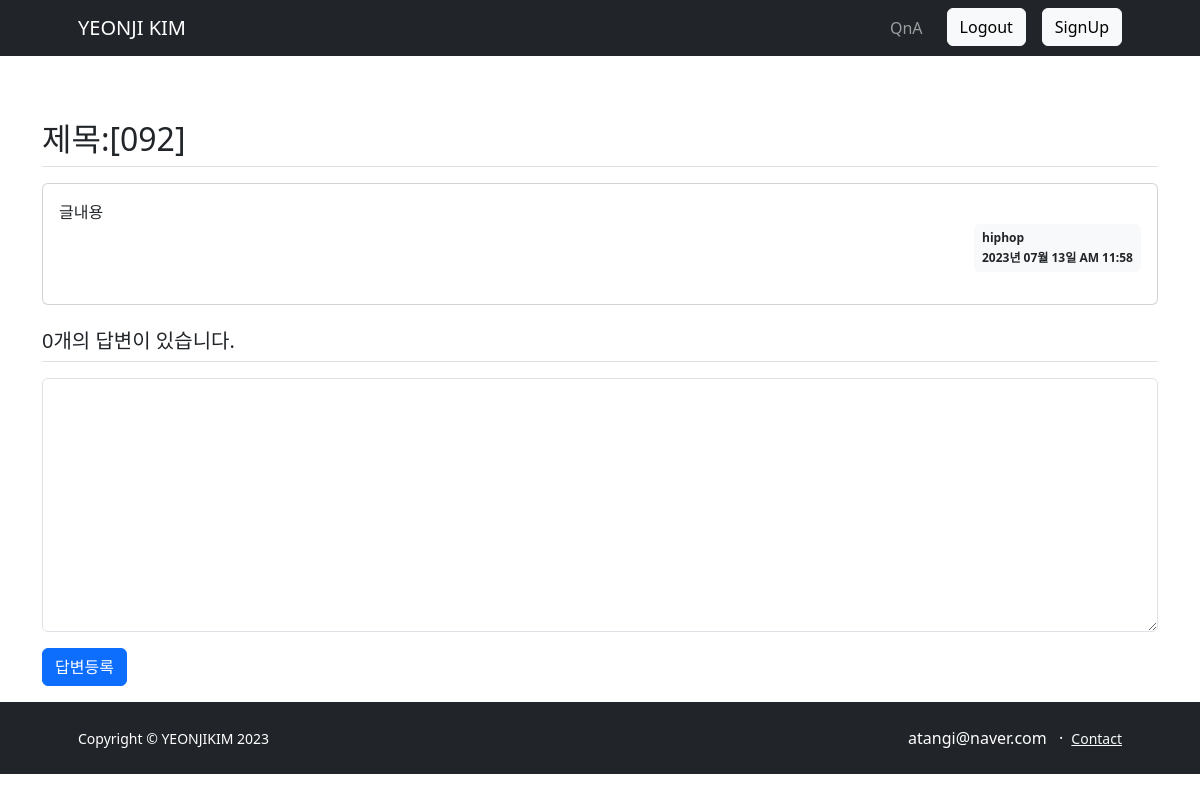
The app's page /question/detail/101/ (signed in), older data.
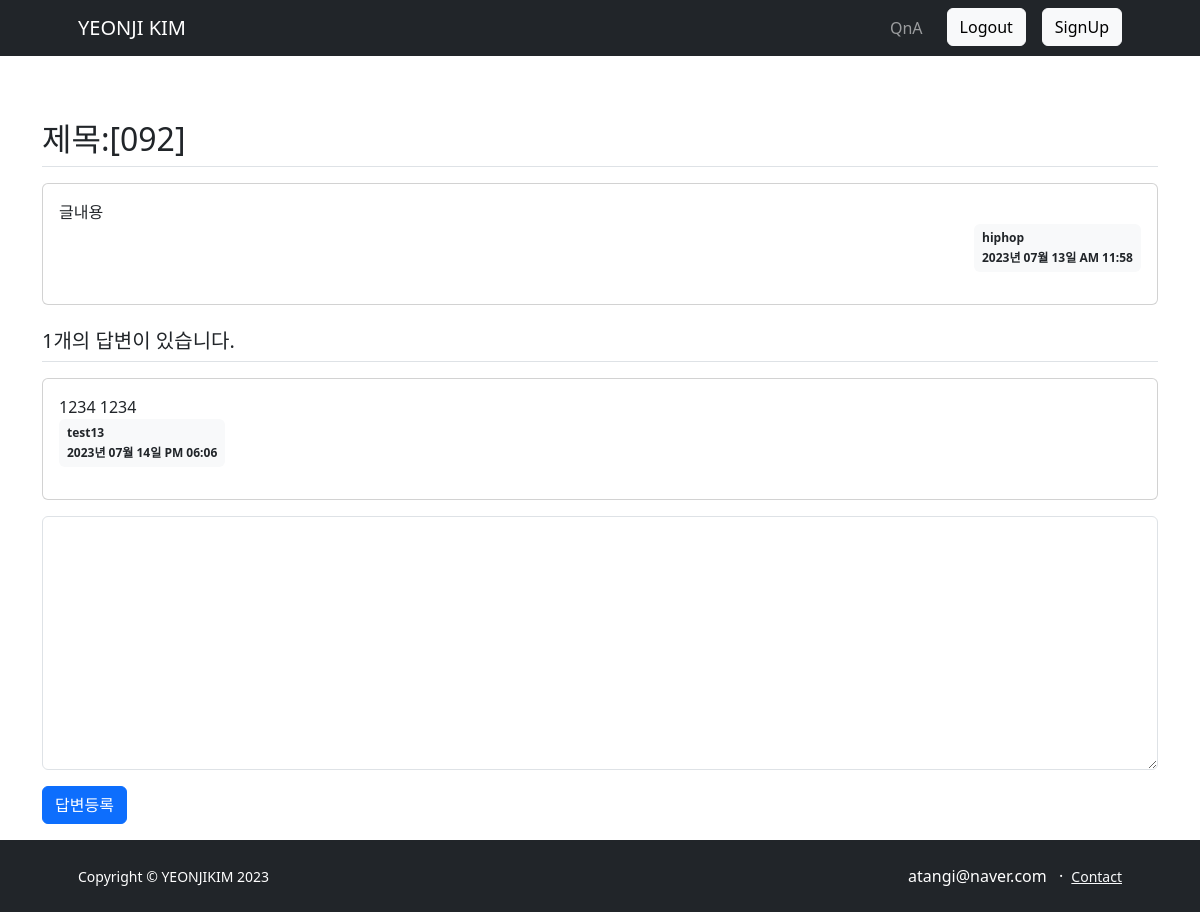
The same page, newer data.
### app/models.py (models this page shows)
class Question(db.Model):
    id = db.Column(db.Integer, primary_key=True)
    subject = db.Column(db.String(200), nullable=False)
    content = db.Column(db.Text(), nullable=False)
    create_date = db.Column(db.DateTime(), nullable=False)
    user_id = db.Column(db.Integer, db.ForeignKey('user.id', ondelete="CASCADE"), nullable=False)
    user = db.relationship('User', backref=db.backref('question_set'))

class User(db.Model):
    id =db.Column(db.Integer, primary_key=True)
    username = db.Column(db.String(50), unique=True, nullable=False)
    password = db.Column(db.String(50), nullable=False)
    email = db.Column(db.String(100), unique=True, nullable=False)

class Answer(db.Model):
    id = db.Column(db.Integer, primary_key=True)
    content = db.Column(db.Text(), nullable=False)
    create_date = db.Column(db.DateTime(), nullable=False)
    question_id = db.Column(db.Integer, db.ForeignKey('question.id', ondelete='CASCADE'))
    question = db.relationship('Question', backref=db.backref('answer_set'))
    user_id = db.Column(db.Integer, db.ForeignKey('user.id', ondelete="CASCADE"), nullable=False)
    user = db.relationship('User', backref=db.backref('answer_set'))

### app/views/question_views.py (the view)
@question.route('/detail/<int:question_id>/')
def detail(question_id):
    form = AnswerForm()
    question = Question.query.get_or_404(question_id)
    return render_template('question/question_detail.html', question=question, form=form)

### app/forms.py
class AnswerForm(FlaskForm):
    content = TextAreaField('답변 내용', validators=[DataRequired()])

### app/filter.py (called while the page is built)
def format_datetime(value, fmt='%Y년 %m월 %d일 %p %I:%M'):
    return value.strftime(fmt)

### app/views/auth_views.py (called while the page is built)
@auth.before_app_request
def load_logged_in_user():
    user_id = session.get('user_id')
    if user_id is None:
        g.user = None
    else:
        g.user = User.query.get(user_id)

### app/templates/question/question_detail.html (shortened to what this page needs)
{% extends 'base.html' %}
{% block content %}
<div class="container my-3">
    <h2 class="border-bottom py-2">{{ question.subject }}</h2>
    <div class="card my-3">
        <div class="card-body">
            <div class="card-text" style="white-space: pre-line;">{{ question.content }}</div>
            <div class="d-flex justify-content-end">
            <div class="badge bg-light text-dark p-2 text-start">
                <div class="mb-2">{{ question.user.username }}</div>
                <div>{{ question.create_date|date_time }}</div>
            </div>
        </div>
        </div>
    </div>
    <h5 class="border-bottom my-3 py-2">{{ question.answer_set|length }}개의 답변이 있습니다.</h5>
    {% for answer in question.answer_set %}
    <div class="card my-3">
        <div class="card-body">
            <div class="card-text" style="white-space: pre-line;">{{ answer.content }}</div>
                <div class="badge bg-light text-dark p-2 text-start">
                    <div class="mb-2">{{ answer.user.username }}</div>
                    <div>{{ answer.create_date|date_time }}</div>
            </div>
        </div>
    </div>
    {% endfor %}
    <form action="{{ url_for('answer.create', question_id=question.id) }}" method="post" class="my-3">
        <div class="mb-3">
            <textarea {% if not g.user %}disabled{% endif %} name="content" id="content" class="form-control" rows="10"></textarea>
        </div>
        <input type="submit" value="답변등록" class="btn btn-primary">
    </form>
</div>
{% endblock %}

### app/templates/base.html (shortened to what this page needs)
<!DOCTYPE html>
<html lang="en">
<head>
    <link href="https://cdn.jsdelivr.net/npm/bootstrap@5.3.0/dist/css/bootstrap.min.css" rel="stylesheet">
</head>
<body>
<div id="header" class="py-5">
    {% include 'navbar.html' %}
</div>
{% block content %}{% endblock %}
<div id="footer" class="bg-dark py-4 mt-auto">
    <div class="container px-5">
        <div class="row align-items-center justify-content-between flex-column flex-sm-row">
            <div class="col-auto"><div class="small m-0 text-white">Copyright &copy; YEONJIKIM 2023</div></div>
            <div class="col-auto">
                <span class="text-white mx-1">atangi@naver.com</span>
                <span class="text-white mx-1">&middot;</span>
                <a class="link-light small" href="mailto:atangi@naver.com">Contact</a>
            </div>
        </div>
    </div>
</div>
</body>
</html>

### app/templates/navbar.html (shortened to what this page needs)
<nav class="navbar navbar-expand-lg navbar-dark bg-dark sticky-top">
    <div class="container px-5">
        <a class="navbar-brand" href=" {{ url_for('basic.index') }}">YEONJI KIM</a>
        <div class="collapse navbar-collapse" id="navbarSupportedContent">
            <ul class="navbar-nav ms-auto mb-2 mb-lg-0 grid gap-2 column-gap-3">
                <li class="nav-item"><a class="nav-link" href=" {{ url_for('question._list') }} ">QnA</a></li>
                {% if g.user %}
                <li class="nav-item"><a class="btn btn-light" href="{{ url_for('auth.logout')}}" role="button">Logout</a></li>
                {% else %}
                <li class="nav-item"><a class="btn btn-light" href="{{ url_for('auth.login')}}" role="button">Login</a></li>
                {% endif %}
                <li class="nav-item"><a class="btn btn-light" href="{{ url_for('auth.signup')}}" role="button">SignUp</a></li>
            </ul>
        </div>
    </div>
</nav>

### app/templates/base.html (style rules this page uses)
.navbar { overflow: hidden; background-color: #333; position: fixed; top: 0; width: 100%; }

Row changes from the older to the newer data that the page shows:
added Answer: content "1234 1234", user.username "test13", create_date "2023년 07월 14일 PM 06:06"
Text that changed along with them:
{{ question.answer_set|length }}: "0" → "1"
